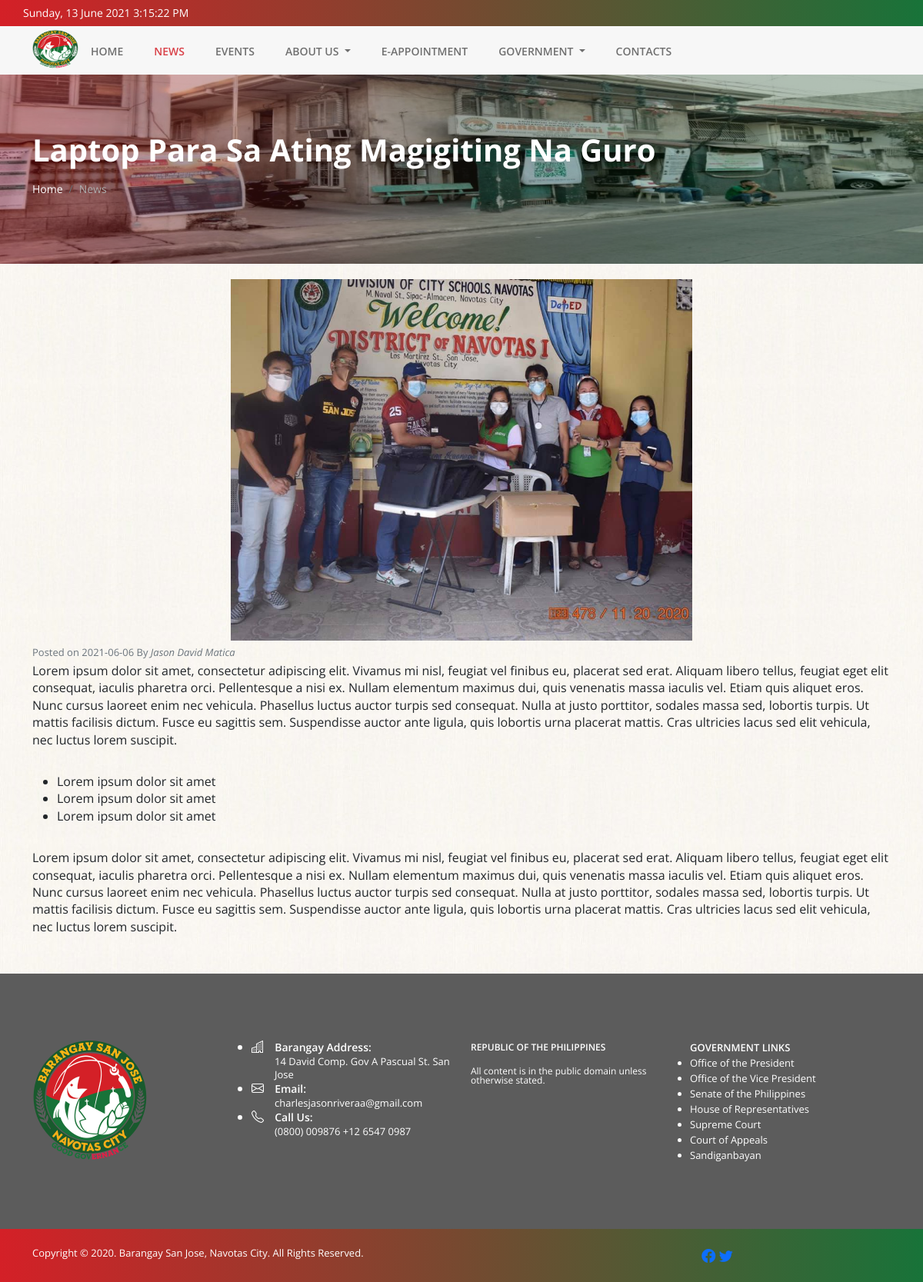
Page /full_news.php?n_id=2 on the committed database.
### tables this page shows
CREATE TABLE `news_card` (
  `card_id` int(11) NOT NULL,
  `card_title` varchar(255) NOT NULL,
  `card_desc` text NOT NULL,
  `card_content` text NOT NULL,
  `card_img` text NOT NULL,
  `card_author` varchar(255) NOT NULL,
  `card_date` date NOT NULL,
  `card_tag` varchar(255) NOT NULL
);

### full_news.php (the view, shortened to what this page needs)
<!DOCTYPE html>
<html lang="en">
<?php include('includes/head.php') ?>
<body>
    <?php include('includes/date-time.php') ?>
    <nav class="navbar navbar-expand-lg navbar-light nav-2 sticky-top">
        <div class="container">
            <a class="navbar-brand" href="#">
                <img src="./img/logo.png" alt="" width="60" height="50">
            </a>
            <div class="collapse navbar-collapse" id="navbarSupportedContent">
                <ul class="navbar-nav me-auto mb-2 mb-lg-0">
                    <li class="nav-item">
                        <a class="nav-link" aria-current="page" href="index.php">HOME</a>
                    </li>
                    <li class="nav-item">
                        <a class="nav-link active" href="news.php">NEWS</a>
                    </li>
                    <li class="nav-item">
                        <a class="nav-link" href="events.php">EVENTS</a>
                    </li>
                    <li class="nav-item dropdown">
                        <a class="nav-link dropdown-toggle" href="#" id="navbarDropdown" role="button" data-bs-toggle="dropdown" aria-expanded="false">
                            ABOUT US
                        </a>
                    </li>
                    <li class="nav-item">
                        <a class="nav-link" href="appointment.php">E-APPOINTMENT</a>
                    </li>
                    <li class="nav-item dropdown">
                        <a class="nav-link dropdown-toggle" href="#" id="navbarDropdown" role="button" data-bs-toggle="dropdown" aria-expanded="false">
                            GOVERNMENT
                        </a>
                    </li>
                    <li class="nav-item">
                        <a class="nav-link" href="contact.php">CONTACTS</a>
                    </li>
                </ul>
            </div>
        </div>
    </nav>
    <?php
    if (isset($_GET['n_id'])) {
        $Card_ID = $_GET['n_id'];
    }
    $query = "SELECT * FROM news_card WHERE card_id='$Card_ID'";
    $data = mysqli_query($con, $query);
    while ($row = mysqli_fetch_assoc($data)) {
        $card_title = $row['card_title'];
        $card_content = $row['card_content'];
        $card_img = $row['card_img'];
        $card_author = $row['card_author'];
        $card_date = $row['card_date'];
    ?>
        <section class="sub-header">
            <div class="container">
                <h2><?php echo $card_title ?></h2>
                <nav aria-label="breadcrumb">
                    <ol class="breadcrumb">
                        <li class="breadcrumb-item"><a href="index.php">Home</a></li>
                        <li class="breadcrumb-item active" aria-current="page">News</li>
                    </ol>
                </nav>
            </div>
        </section>
        <article class="container">
            <div class="news-content">
                <div class="news-content-img">
                    <img src="img/news/<?php echo $card_img ?>" class="img-fluid" alt="...">
                </div>
                <p><small class="text-muted" style="font-size:13px;">Posted on <?php echo $card_date ?> By <span class="author-name"><?php echo $card_author ?></span></small></p>
                <div class="full-content"><?php echo $card_content ?></div>
            </div>
        </article>
    <?php
    }
    ?>
    <?php include('includes/footer.php') ?>
</body>
</html>

### css/style.css (style rules this page uses)
html, body, div, span, applet, object, iframe, h1, h2, h3, h4, h5, h6, p, blockquote, pre, a, abbr, acronym, address, big, cite, code, del, dfn, em, img, ins, kbd, q, s, samp, small, strike, strong, sub, sup, tt, var, b, u, i, center, dl, dt, dd, ol, ul, li, fieldset, form, label, legend, table, caption, tbody, tfoot, thead, tr, th, td, article, aside, canvas, details, embed, figure, figcaption, footer, header, hgroup, menu, nav, output, ruby, section, summary, time, mark, audio, video { margin: 0; padding: 0; border: 0; font-size: 100%; vertical-align: baseline; }
article, aside, details, figcaption, figure, footer, header, hgroup, menu, nav, section { display: block; }
body { line-height: 1; }
body { font-family: 'Open Sans', sans-serif; background-image: url('../img/white.jpg'); }
.navbar.navbar-expand-lg { background-color: rgb(247, 247, 247); padding: 20px 0; }
.navbar.navbar-expand-lg.nav-2 { padding: 0; }
.navbar-expand-lg .navbar-nav .nav-link { padding: 0 40px 0 0; font-size: 14px; font-weight: 600; }
.nav-link { display: inline-block; color: #000; text-decoration: none; }
.navbar-light .navbar-nav .nav-link.active { color: rgb(217, 65, 72); }

### css/news.css (style rules this page uses)
span.author-name { line-height: 2em; font-style: italic; }
.news-content { padding: 20px 0 50px 0; font: normal; }
.full-content { line-height: 1.4em; white-space: pre-wrap; }
.news-content-img { width: 600px; margin: 0 auto; }
.news-content ul { list-style: disc; }
.news-content ol, .news-content ul { padding: 2rem; }

### css/breadcrumb.css (style rules this page uses)
section.sub-header { padding: 74px 0; background-image: url('../img/breadcrumb-bg.png'); background-repeat: round; }
.sub-header h2 { font-size: 2.5em; font-weight: 700; margin-bottom: 20px; }
.breadcrumb-item { font-size: 14px; }
.breadcrumb-item a { text-decoration: none; color: White; }
li.breadcrumb-item.active { color: rgb(174, 174, 174); }
.sub-header div h2 { color: white; }

### rows in the picture
news_card: card_title "Laptop Para Sa Ating Magigiting Na Guro", card_img (picture), card_date "2021-06-06", card_author "Jason David Matica", card_content "Lorem ipsum dolor sit amet, consectetur adipiscing elit. Vivamus mi nisl, feugiat vel finibus eu, placerat sed erat. Aliquam libero tellus, feugiat eget elit consequat, iaculis pharetra orci. Pellentesque a nisi ex. Nullam elementum maximus dui, quis venenatis massa iaculis vel. Etiam quis aliquet eros. Nunc cursus laoreet enim nec vehicula. Phasellus luctus auctor turpis sed consequat. Nulla at justo porttitor, sodales massa sed, lobortis turpis. Ut mattis facilisis dictum. Fusce eu sagittis sem. Suspendisse auctor ante ligula, quis lobortis urna placerat mattis. Cras ultricies lacus sed elit vehicula, nec luctus lorem suscipit. Lorem ipsum dolor sit amet Lorem ipsum dolor sit amet Lorem…"
